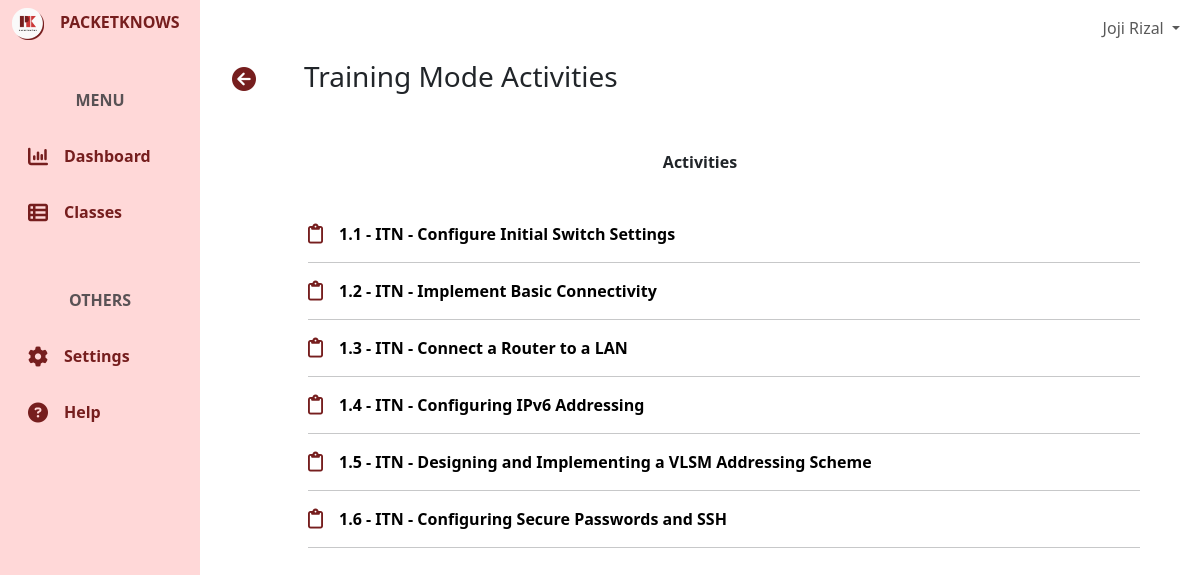
The page /exam-list/423rewrf234/training/ (signed in) on the database as committed earlier.
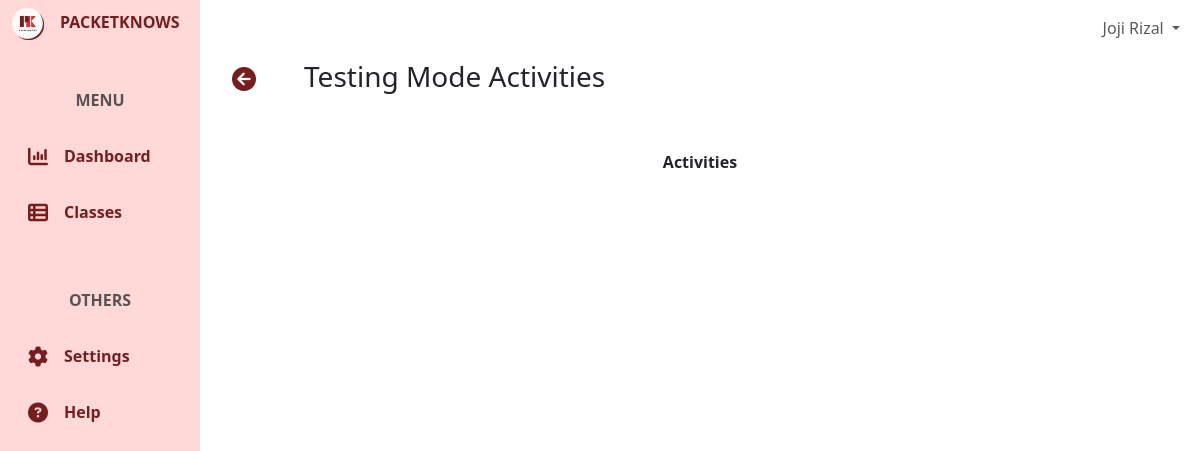
The same page on the database as committed later.
### activity/models.py (models this page shows, shortened)
class Activity(models.Model):
    base_activity = models.ForeignKey(BaseActivity, on_delete=models.CASCADE)
    projectID = models.CharField(max_length=255, unique=True)
    mode = models.CharField(max_length=50)
    physical_points = models.PositiveIntegerField(default=0)
    basic_config_points = models.PositiveIntegerField(default=0)
    ip_points = models.PositiveIntegerField(default=0)
    routing_points = models.PositiveIntegerField(default=0)
    other_points = models.PositiveIntegerField(default=0)
    time_spent = models.PositiveIntegerField(default=0)
    status = models.CharField(max_length=50, default="open")
    class Meta:
        verbose_name_plural = "Activities"

class BaseActivity(models.Model):
    number = models.CharField(max_length=4)
    name = models.CharField(max_length=255)
    projectID = models.CharField(max_length=255, unique=True)
    answer_key = models.TextField(blank=True,null=True)
    category = models.ForeignKey(ActivityCategory, on_delete=models.CASCADE)
    course = models.ForeignKey(Course, on_delete=models.CASCADE)
    training_task = models.FileField(models.FileField(upload_to='training-tasks/'))
    testing_task = models.FileField(models.FileField(upload_to='training-tasks/'))
    max_physical_points = models.PositiveIntegerField()
    max_basic_config_points = models.PositiveIntegerField()
    max_ip_points = models.PositiveIntegerField()
    max_routing_points = models.PositiveIntegerField()
    max_other_points = models.PositiveIntegerField()
    time_limit = models.PositiveIntegerField()
    class Meta:
        verbose_name_plural = "Base Activities"

class Course(models.Model):
    name = models.CharField(max_length=255)
    slug = models.SlugField(unique=True)
    description = models.TextField()
    class Meta:
        verbose_name_plural = "Courses"

### core/views.py (the view, shortened to what this page needs)
# urls.py: path('exam-list/<slug:classSlug>/<str:mode>/', coreViews.ExamListView, name='examList'),
@login_required(login_url='/')
def ExamListView(request, classSlug, mode):
    context = {}
    if request.method == 'POST':
        pass
    else:
        userCategory = request.user.category.name
        if userCategory == "Student":
            try:
                classroom = Classroom.objects.get(code=classSlug)
                enrollment = Enrollment.objects.get(student=request.user, classroom=classroom)
                activities = enrollment.activities.filter(mode=mode)
                context["activities"] = activities
                context["mode"] = mode
                context["course"] = classroom.course
                context["enrollmentID"] = enrollment.id
                enrollment = get_object_or_404(Enrollment, student=request.user, classroom=classroom)
                enrollment.date_updated = timezone.now()
                enrollment.save()
            except (Classroom.DoesNotExist, Enrollment.DoesNotExist):
                context["error_message"] = "Classroom or enrollment not found."
        elif userCategory == "Instructor":
            pass
    return render(request, 'core/exam-list.html', context)

### templates/core/exam-list.html (shortened to what this page needs)
{% extends 'core/base.html' %}
{% block content %}
<div class="container-fluid h-100">
    <div class="row h-100">
        <div class="col-2 fixed-top bg-pink h-100" id="green">
            {% include 'core/components/sidebar.html'%}
        </div>
        <div class="col-md-10 ms-auto" style="padding: 0; overflow-x: hidden !important;">
            {% include 'core/components/topnav.html'%}
            <main class="mt-5 pt-1">
                {% if request.user.category.name == 'Student'%}
                    {% include 'core/examLists/student-exam-list.html'%}
                {% elif request.user.category.name == 'Self Learner'%}
                    {% include 'core/examLists/selfLearner-exam-list.html'%}
                {% elif request.user.category.name == 'Instructor'%}
                    {% include 'core/examLists/instructor-exam-list.html'%}
                {% endif %}
            </main>
        </div>
    </div>
</div>
{% endblock %}

### templates/core/examLists/student-exam-list.html
{% load static %}
<div class="container">
    <div class="row ms-2 mt-2 mb-4 ">
        <div class="col">
            <div class="d-flex align-items-center text-center">
                <a class="mb-1" href="{% url 'core:classes'%}"><i class="fa-solid fa-xl fa-circle-arrow-left" style="color: #761E1E;"></i></a>
                {% if mode == 'training'%}
                <h3 class="ms-5">Training Mode Activities</h3>
                {% else %}
                <h3 class="ms-5">Testing Mode Activities</h3>
                {% endif%}
            </div>
        </div>
    </div>
    <div class="text-center fw-bold my-5">
        Activities
    </div>
    {%for activity in activities%}
    <div class="container mx-5 px-5 mb-3">
        <a class="fw-bold text-black text-decoration-none" href="{% url 'core:activity' id=activity.id mode=mode enrollmentID=enrollmentID%}"><i class="fa-regular fa-clipboard fa-lg me-3" style="color: #761E1E;"></i>{{activity.base_activity.number}} - {{course.slug}} - {{activity.base_activity.name}}</a>
        <hr class="me-5">
    </div>
    {% endfor %}
</div>

Rows that differ between the two databases and show on the page:
removed Activity: base_activity.number "1.1", base_activity.name "Configure Initial Switch Settings"
no longer on this page (row unchanged): Course: slug "ITN"
removed Activity: base_activity.number "1.2", base_activity.name "Implement Basic Connectivity"
removed Activity: base_activity.number "1.3", base_activity.name "Connect a Router to a LAN"
removed Activity: base_activity.number "1.4", base_activity.name "Configuring IPv6 Addressing"
removed Activity: base_activity.number "1.5", base_activity.name "Designing and Implementing a VLSM Addressing Scheme"
removed Activity: base_activity.number "1.6", base_activity.name "Configuring Secure Passwords and SSH"
Other text that changed with them:
text no longer shown: "Training Mode Activities"
text now shown: "Testing Mode Activities"
